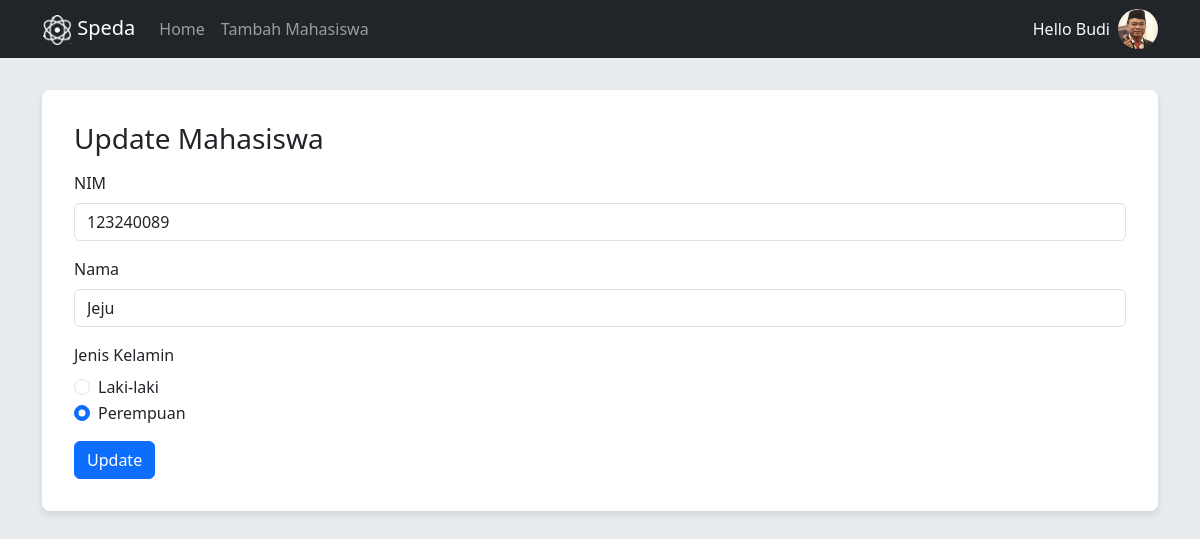
The page /ubah.php?id=9 on the database its author committed.
### tables this page shows
CREATE TABLE `mahasiswa` (
  `id` int(11) NOT NULL,
  `nim` varchar(100) NOT NULL,
  `nama` varchar(100) NOT NULL,
  `jenis_kelamin` varchar(100) NOT NULL,
  `created_at` datetime NOT NULL DEFAULT current_timestamp()
);

### ubah.php (the view, shortened to what this page needs)
<?php
include 'config/koneksi.php';
$id = $_GET['id'];
$id = mysqli_real_escape_string($conn, $id);
$query = "SELECT * FROM mahasiswa WHERE id = '$id'";
$result = mysqli_query($conn, $query);
$mahasiswa = mysqli_fetch_assoc($result);
?>
<!DOCTYPE html>
<html lang="en">
<head>
    <link href="https://cdn.jsdelivr.net/npm/bootstrap@5.3.2/dist/css/bootstrap.min.css" rel="stylesheet">
    <link rel="stylesheet" href="css/style.css">
</head>
<body>
    <nav class="navbar navbar-expand-lg navbar-dark bg-dark">
        <div class="container">
            <a class="navbar-brand" href="#">
                <img src="img/logo-speda.png" alt="Speda Logo" style="height: 30px;">
                Speda
            </a>
            <div class="collapse navbar-collapse">
                <ul class="navbar-nav me-auto mb-2 mb-lg-0">
                    <li class="nav-item">
                        <a class="nav-link" href="index.php">Home</a>
                    </li>
                    <li class="nav-item">
                        <a class="nav-link" href="tambah.php">Tambah Mahasiswa</a>
                    </li>
                </ul>
                <div class="d-flex align-items-center">
                    <span class="text-light me-2">Hello Budi</span>
                    <img src="img/logo-user.jpg" alt="User Logo" class="rounded-circle" style="height: 40px; width: 40px;">
                </div>
            </div>
        </div>
    </nav>
    <div class="container">
        <div class="content-panel">
            <h3>Update Mahasiswa</h3>
            <form method="POST" action="logic/logicubah.php" class="mt-3">
                <div class="mb-3">
                    <label for="nim" class="form-label">NIM</label>
                    <input type="text" class="form-control" id="nim" name="nim"
                           value="<?php echo htmlspecialchars($mahasiswa['nim']); ?>" required>
                </div>
                <div class="mb-3">
                    <label for="nama" class="form-label">Nama</label>
                    <input type="text" class="form-control" id="nama" name="nama"
                           value="<?php echo htmlspecialchars($mahasiswa['nama']); ?>" required>
                </div>
                <div class="mb-3">
                    <label class="form-label">Jenis Kelamin</label>
                    <div class="form-check">
                        <input class="form-check-input" type="radio" name="jenis_kelamin"
                               id="laki-laki" value="Laki-laki"
                               <?php echo ($mahasiswa['jenis_kelamin'] == 'Laki-laki') ? 'checked' : ''; ?> required>
                        <label class="form-check-label" for="laki-laki">Laki-laki</label>
                    </div>
                    <div class="form-check">
                        <input class="form-check-input" type="radio" name="jenis_kelamin"
                               id="perempuan" value="Perempuan"
                               <?php echo ($mahasiswa['jenis_kelamin'] == 'Perempuan') ? 'checked' : ''; ?> required>
                        <label class="form-check-label" for="perempuan">Perempuan</label>
                    </div>
                </div>
                <button type="submit" class="btn btn-primary">Update</button>
            </form>
        </div>
    </div>
</body>
</html>

### css/style.css (style rules this page uses)
body { background-color: #e9ecef; }
.content-panel { background-color: white; padding: 2rem; border-radius: 8px; box-shadow: 0 4px 8px rgba(0,0,0,0.1); margin-top: 2rem; }

### rows shown on the page
mahasiswa: nim "123240089", nama "Jeju", jenis_kelamin "☐ Laki-laki", jenis_kelamin "☑ Perempuan"
